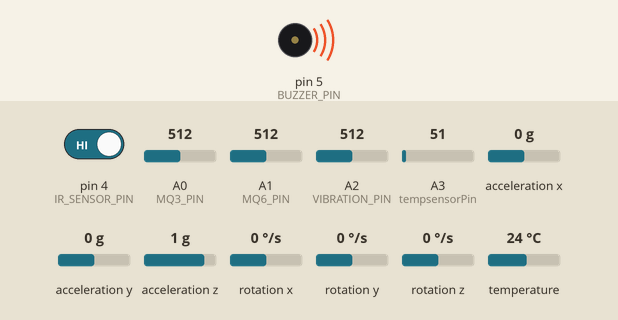
Bench run of a sketch on a simulated Arduino Uno, built with avr-gcc and run on an emulated ATmega328P. Shown: buzzer (waves = sounding, pin HIGH). The inputs (shaded band) are chosen by the test bench; at power-on: pin 4 (IR_SENSOR_PIN) HIGH, A0 (MQ3_PIN) = 512, A1 (MQ6_PIN) = 512, A2 (VIBRATION_PIN) = 512, A3 (tempsensorPin) = 51, acceleration x 0 g, acceleration y 0 g, acceleration z 1 g, rotation x 0 °/s, rotation y 0 °/s, rotation z 0 °/s, temperature 24 °C. What the sketch prints to the serial monitor is not drawn.

Above: at 0.7 s.
Timing chart, 0 to 3.7 s (numbered marks = the images above):
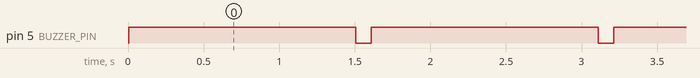

The sketch:

new_cleaned.ino
```cpp
#include <Wire.h>
#include <Adafruit_MPU6050.h>
#include <Adafruit_ADXL345_U.h>
#include <Adafruit_Sensor.h>
// Create instances for MPU6050 and ADXL345
Adafruit_MPU6050 mpu;
Adafruit_ADXL345_Unified accel = Adafruit_ADXL345_Unified(12345);


int AU = 0;

const int MQ3_PIN = A0;        // MQ3 sensor connected to analog pin A0
const int BUZZER_PIN = 5;
int ALCOHOL_THRESHOLD = 235;  // 160  230

const int MQ6_PIN = A1;         // MQ6 sensor connected to analog pin A2
int CNG_THRESHOLD = 255;  // Define this threshold based on calibration

//const int TRIG_PIN = 9;           // Ultrasonic sensor trigger connected to D0
//const int ECHO_PIN = 10;           // Ultrasonic sensor echo connected to D1
//const int OBSTACLE_THRESHOLD = 5; // Distance threshold in centimeters

const int IR_SENSOR_PIN = 4;

// Threshold for sudden acceleration change (m/s^2)
#define ACCIDENT_THRESHOLD 15.0
// Previous acceleration values
float prevAccelX = 0;
float prevAccelY = 0;
float prevAccelZ = 0;


#define VIBRATION_PIN A2  // Define the analog pin connected to the vibration sensor
#define THRESHOLD 1000   // 230 Define a vibration threshold (adjust based on your sensor)

const int tempsensorPin = A3; // Pin connected to the output of LM35
float temperature;

void buzz(){

          digitalWrite(BUZZER_PIN, HIGH);         // Turn on the buzzer
            delay(500);
        digitalWrite(BUZZER_PIN, LOW);          // Turn off the buzzer//


  }


void setup() {
  Serial.begin(9600);           // Initialize serial communication for monitoring
  pinMode(MQ3_PIN, INPUT);      // Set MQ3 pin as input

  pinMode(MQ6_PIN, INPUT);       // Set MQ6 pin as input

//  pinMode(TRIG_PIN, OUTPUT);       // Set trigger pin as output
//  pinMode(ECHO_PIN, INPUT);        // Set echo pin as input

  pinMode(IR_SENSOR_PIN, INPUT); // Set IR sensor pin as input

  pinMode(VIBRATION_PIN, INPUT); // Set the vibration pin as input


  // Initialize I2C ACCELERATION AND GYRO
  Wire.begin();  // Starts the I2C bus
  // Initialize MPU6050 gyroscope
  if (!mpu.begin()) {
//    Serial.println("Could not find MPU6050 sensor!");
    while (1);
  }
//  Serial.println("MPU6050 initialized.");
  // Initialize ADXL345 accelerometer
  if (!accel.begin()) {
//    Serial.println("Could not find ADXL345 sensor!");
    while (1);
  }

  accel.setRange(ADXL345_RANGE_16_G); // Set range for higher sensitivity

//  Serial.println("ADXL345 initialized.");

  pinMode(BUZZER_PIN, OUTPUT);  // Set buzzer pin as output

}


//
//int i = 0;


void loop() {

//
//
  int alcoholLevel = analogRead(MQ3_PIN);  // Read the analog value from the MQ3 sensor
  int cngLevel = analogRead(MQ6_PIN);  // Read the analog value from the MQ6 sensor

//
//if(i == 7){
//
//  ALCOHOL_THRESHOLD = alcoholLevel + 10;
//  CNG_THRESHOLD =  cngLevel + 20;
//
//  }
//
//
//
//i = i + 1;


//Serial.print("Alchol threshold: ");
//Serial.print(ALCOHOL_THRESHOLD);
//Serial.print(" Alcholol value: ");
//Serial.println(alcoholLevel);

//  long duration, distance;
//  // Trigger the ultrasonic sensor
//  digitalWrite(TRIG_PIN, LOW);
//  delayMicroseconds(2);
//  digitalWrite(TRIG_PIN, HIGH);
//  delayMicroseconds(10);
//  digitalWrite(TRIG_PIN, LOW);
//  // Read the duration of the echo pulse
//  duration = pulseIn(ECHO_PIN, HIGH);
//  // Calculate distance in centimeters
//  distance = duration * 0.034 / 2;

  int irState = digitalRead(IR_SENSOR_PIN);  // Read the state from the IR sensor

  int vibrationValue = analogRead(VIBRATION_PIN);

  // Read data from MPU6050 (Gyroscope)
  sensors_event_t a, g, temp;
  mpu.getEvent(&a, &g, &temp);
  // Calculate tilt angle using accelerometer data
  float GaccelX = a.acceleration.x;
  float GaccelY = a.acceleration.y;
  float GaccelZ = a.acceleration.z;
  // Calculate tilt angle in degrees (based on atan2)
  float tiltAngle = atan2(sqrt(GaccelX * GaccelX + GaccelY * GaccelY), GaccelZ) * 180.0 / PI;


   // Read data from ADXL345 (Accelerometer)
  sensors_event_t accelEvent;
  accel.getEvent(&accelEvent);

  // Current acceleration readings
  float accelX = accelEvent.acceleration.x;
  float accelY = accelEvent.acceleration.y;
  float accelZ = accelEvent.acceleration.z;
  // Calculate change in acceleration
  float deltaAccelX = abs(accelX - prevAccelX);
  float deltaAccelY = abs(accelY - prevAccelY);
  float deltaAccelZ = abs(accelZ - prevAccelZ);
  // Combine changes to determine overall sudden change
  float totalDeltaAccel = sqrt(deltaAccelX * deltaAccelX + deltaAccelY * deltaAccelY + deltaAccelZ * deltaAccelZ);


  int tempsensorValue = analogRead(tempsensorPin); // Read the sensor
  temperature = tempsensorValue * (5.0 / 1023.0) * 100; // Convert to Celsius


//
////
//  Serial.println("");
//  Serial.println("");
//  Serial.print("Alcohol Level: ");
//  Serial.print(alcoholLevel); // Print the value to Serial Monitor
//  Serial.print("  ALCOHOL_THRESHOLD  ");
//  Serial.print(ALCOHOL_THRESHOLD);
//  Serial.println("");
//  Serial.print("CNG Level: ");
//  Serial.print(cngLevel); // Print the value to Serial Monitor
//  Serial.print("  CNG_THRESHOLD  ");
//  Serial.print(CNG_THRESHOLD);
//  Serial.println("");
////  Serial.print("Distance: ");
////  Serial.print(distance);
//  Serial.println("");

//  // Print the vibration value to the Serial Monitor
//  Serial.print("Vibration Value: ");
// Serial.println(vibrationValue);
//
//  // Print values for debugging
//  Serial.print("Gyro Sendor X: "); Serial.print(accelX);
//  Serial.print("\t Y: "); Serial.print(accelY);
//  Serial.print("\t Z: "); Serial.print(accelZ);
//  Serial.print("\t Tilt Angle: "); Serial.println(tiltAngle);
//
//  // Debugging output
//  Serial.print("Accel X: "); Serial.print(accelX);
//  Serial.print("\t Y: "); Serial.print(accelY);
//  Serial.print("\t Z: "); Serial.print(accelZ);
//  Serial.print("\t Total Delta Accel: "); Serial.println(totalDeltaAccel);
//
// Serial.print("Temperature: ");
//  Serial.print(temperature);
//  Serial.println(" °C");
//


  // Check if alcohol level is above the threshold
  if (alcoholLevel > ALCOHOL_THRESHOLD) {
//    Serial.println("Alcohol Detected!");
      buzz();
    AU = 1;
    //message to relatives about alchol level

  } else {
    digitalWrite(BUZZER_PIN, LOW);   // Turn off the buzzer
 }


  // Check if CNG level is above the threshold
  if (cngLevel > CNG_THRESHOLD) {
//    Serial.println("CNG Detected!");
      AU = 1;
      buzz();

  } else {
    digitalWrite(BUZZER_PIN, LOW);   // Turn off the buzzer
  }


//      if (distance  < 10) {
//
//       // Blink the LED
//       AU = 2; // breaak applied
//                  // Wait for 500 milliseconds
//      } else if(distance < 20) {
//
//        AU = 1; //speed slow
//
//      }


  // Check if an obstacle is detected
  if (irState == LOW) {  // Assuming LOW indicates an obstacle (depends on sensor type)
//    Serial.println("  Obstacle Detected!");
    AU = 1;
      buzz();

  } else {
    digitalWrite(BUZZER_PIN, LOW);   // Turn off the buzzer if no obstacle
  }


    if (tiltAngle < 143 || tiltAngle > 170) {
        AU = 1;
        //messafe to relatives emergency services

      buzz();

    } else {
//        Serial.println("No Tilt detected.");
    }


  // Check if sudden change exceeds threshold
  if (totalDeltaAccel > ACCIDENT_THRESHOLD) {

    //mssg to relatives and emergency services
    AU = 1;
      buzz();

  } else {
    digitalWrite(BUZZER_PIN, LOW); // Turn off buzzer
  }
  // Update previous acceleration values
  prevAccelX = accelX;
  prevAccelY = accelY;
  prevAccelZ = accelZ;


//  if (vibrationValue > THRESHOLD) {
//        AU = 1;
//        //messafe to relatives
//
//      buzz();
//  }


      if (temperature > 100) {
       // Blink the LED
       AU = 1;
       //message to relatives and emergency services
      buzz();
      } else {
        digitalWrite(BUZZER_PIN, LOW);  // Ensure the LED is off if temp <= 20
      }

//||  vibrationValue > THRESHOLD

if(temperature > 50     ||  totalDeltaAccel > ACCIDENT_THRESHOLD  || (tiltAngle < 143 || tiltAngle > 170)  || irState == LOW ||  cngLevel > CNG_THRESHOLD ||
alcoholLevel > ALCOHOL_THRESHOLD){
  AU = 1;
  }else {
    AU = 0;
 }

Serial.println(AU);
//Serial.println(temperature);

  delay(100); // Delay for half a second before taking the next reading
}
```

Measured:
- by itself, pin 5 (BUZZER_PIN): alternates HIGH for 1.5 s and LOW for 0.10 s
